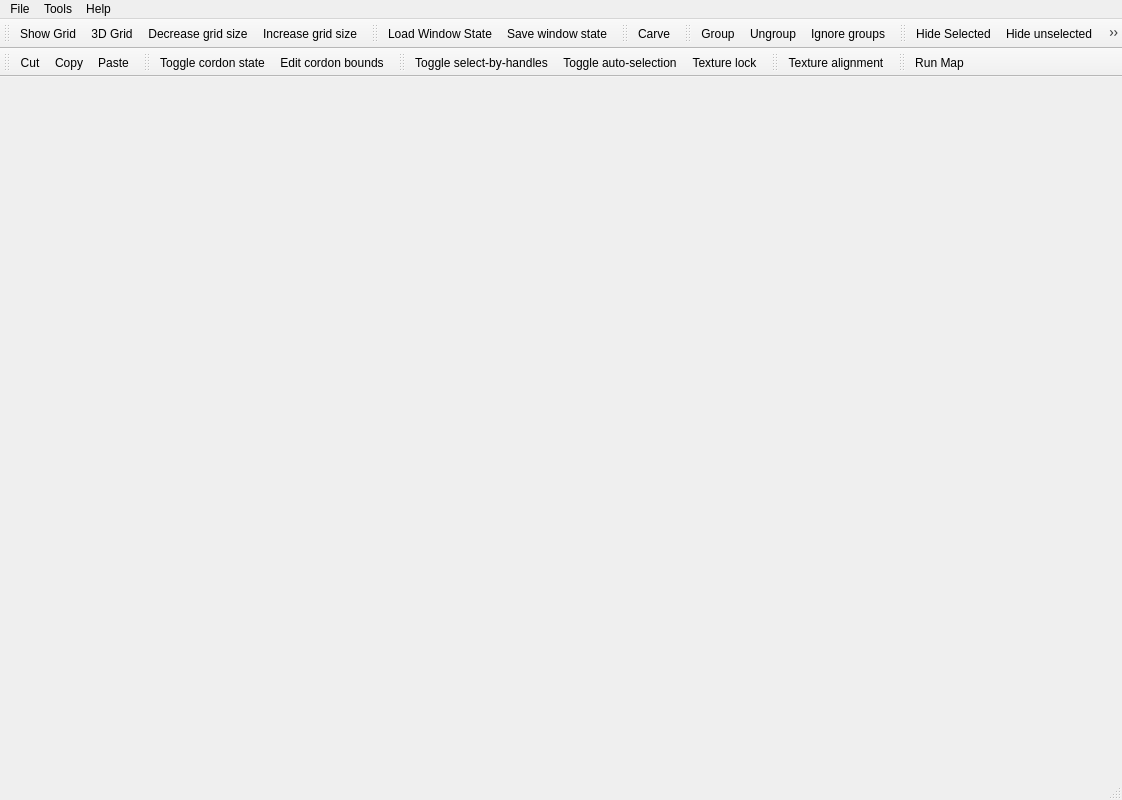
<?xml version="1.0" encoding="UTF-8"?>
<ui version="4.0">
 <class>MainWindow</class>
 <widget class="QMainWindow" name="MainWindow">
  <property name="geometry">
   <rect>
    <x>0</x>
    <y>0</y>
    <width>1122</width>
    <height>800</height>
   </rect>
  </property>
  <property name="windowTitle">
   <string>Chisel</string>
  </property>
  <widget class="QWidget" name="centralwidget"/>
  <widget class="QMenuBar" name="menubar">
   <property name="geometry">
    <rect>
     <x>0</x>
     <y>0</y>
     <width>1122</width>
     <height>21</height>
    </rect>
   </property>
   <widget class="QMenu" name="menuFile">
    <property name="title">
     <string>File</string>
    </property>
    <addaction name="ActionNew"/>
   </widget>
   <widget class="QMenu" name="menuTools">
    <property name="title">
     <string>Tools</string>
    </property>
    <addaction name="ActionOptions"/>
   </widget>
   <widget class="QMenu" name="menuHelp">
    <property name="title">
     <string>Help</string>
    </property>
    <addaction name="ActionAbout"/>
    <addaction name="ActionAboutQt"/>
   </widget>
   <addaction name="menuFile"/>
   <addaction name="menuTools"/>
   <addaction name="menuHelp"/>
  </widget>
  <widget class="QStatusBar" name="statusbar"/>
  <widget class="QToolBar" name="ToolBar">
   <property name="windowTitle">
    <string>toolBar</string>
   </property>
   <attribute name="toolBarArea">
    <enum>TopToolBarArea</enum>
   </attribute>
   <attribute name="toolBarBreak">
    <bool>false</bool>
   </attribute>
   <addaction name="ActionShowGrid"/>
   <addaction name="Action3DGrid"/>
   <addaction name="ActionDecreaseGridSize"/>
   <addaction name="ActionIncreaseGridSize"/>
  </widget>
  <widget class="QToolBar" name="toolBar">
   <property name="windowTitle">
    <string>toolBar</string>
   </property>
   <attribute name="toolBarArea">
    <enum>TopToolBarArea</enum>
   </attribute>
   <attribute name="toolBarBreak">
    <bool>false</bool>
   </attribute>
   <addaction name="ActionLoadWindowState"/>
   <addaction name="ActionSaveWindowState"/>
  </widget>
  <widget class="QToolBar" name="toolBar_2">
   <property name="windowTitle">
    <string>toolBar_2</string>
   </property>
   <attribute name="toolBarArea">
    <enum>TopToolBarArea</enum>
   </attribute>
   <attribute name="toolBarBreak">
    <bool>false</bool>
   </attribute>
   <addaction name="ActionCarve"/>
  </widget>
  <widget class="QToolBar" name="toolBar_3">
   <property name="windowTitle">
    <string>toolBar_3</string>
   </property>
   <attribute name="toolBarArea">
    <enum>TopToolBarArea</enum>
   </attribute>
   <attribute name="toolBarBreak">
    <bool>false</bool>
   </attribute>
   <addaction name="ActionGroup"/>
   <addaction name="ActionUngroup"/>
   <addaction name="ActionIgnoreGroups"/>
  </widget>
  <widget class="QToolBar" name="toolBar_4">
   <property name="windowTitle">
    <string>toolBar_4</string>
   </property>
   <attribute name="toolBarArea">
    <enum>TopToolBarArea</enum>
   </attribute>
   <attribute name="toolBarBreak">
    <bool>false</bool>
   </attribute>
   <addaction name="ActionHideSelected"/>
   <addaction name="ActionHideUnselected"/>
   <addaction name="ActionShowAllVisgroups"/>
  </widget>
  <widget class="QToolBar" name="toolBar_5">
   <property name="windowTitle">
    <string>toolBar_5</string>
   </property>
   <attribute name="toolBarArea">
    <enum>TopToolBarArea</enum>
   </attribute>
   <attribute name="toolBarBreak">
    <bool>true</bool>
   </attribute>
   <addaction name="ActionCut"/>
   <addaction name="ActionCopy"/>
   <addaction name="ActionPaste"/>
  </widget>
  <widget class="QToolBar" name="toolBar_6">
   <property name="windowTitle">
    <string>toolBar_6</string>
   </property>
   <attribute name="toolBarArea">
    <enum>TopToolBarArea</enum>
   </attribute>
   <attribute name="toolBarBreak">
    <bool>false</bool>
   </attribute>
   <addaction name="ActionToggleCordonState"/>
   <addaction name="actionEditCordonBounds"/>
  </widget>
  <widget class="QToolBar" name="toolBar_7">
   <property name="windowTitle">
    <string>toolBar_7</string>
   </property>
   <attribute name="toolBarArea">
    <enum>TopToolBarArea</enum>
   </attribute>
   <attribute name="toolBarBreak">
    <bool>false</bool>
   </attribute>
   <addaction name="ActionToggleSelectByHandles"/>
   <addaction name="actionToggleAutoSelection"/>
   <addaction name="ActionTextureLock"/>
  </widget>
  <widget class="QToolBar" name="toolBar_8">
   <property name="windowTitle">
    <string>toolBar_8</string>
   </property>
   <attribute name="toolBarArea">
    <enum>TopToolBarArea</enum>
   </attribute>
   <attribute name="toolBarBreak">
    <bool>false</bool>
   </attribute>
   <addaction name="ActionTextureAlignment"/>
  </widget>
  <widget class="QToolBar" name="toolBar_9">
   <property name="windowTitle">
    <string>toolBar_9</string>
   </property>
   <attribute name="toolBarArea">
    <enum>TopToolBarArea</enum>
   </attribute>
   <attribute name="toolBarBreak">
    <bool>false</bool>
   </attribute>
   <addaction name="ActionRunMap"/>
  </widget>
  <action name="ActionOptions">
   <property name="text">
    <string>Options...</string>
   </property>
  </action>
  <action name="ActionShowGrid">
   <property name="checkable">
    <bool>true</bool>
   </property>
   <property name="text">
    <string>Show Grid</string>
   </property>
  </action>
  <action name="Action3DGrid">
   <property name="checkable">
    <bool>true</bool>
   </property>
   <property name="text">
    <string>3D Grid</string>
   </property>
  </action>
  <action name="ActionDecreaseGridSize">
   <property name="text">
    <string>Decrease grid size</string>
   </property>
  </action>
  <action name="ActionIncreaseGridSize">
   <property name="text">
    <string>Increase grid size</string>
   </property>
  </action>
  <action name="ActionLoadWindowState">
   <property name="text">
    <string>Load Window State</string>
   </property>
  </action>
  <action name="ActionSaveWindowState">
   <property name="text">
    <string>Save window state</string>
   </property>
  </action>
  <action name="ActionCarve">
   <property name="text">
    <string>Carve</string>
   </property>
  </action>
  <action name="ActionGroup">
   <property name="text">
    <string>Group</string>
   </property>
  </action>
  <action name="ActionUngroup">
   <property name="text">
    <string>Ungroup</string>
   </property>
  </action>
  <action name="ActionIgnoreGroups">
   <property name="checkable">
    <bool>true</bool>
   </property>
   <property name="text">
    <string>Ignore groups</string>
   </property>
  </action>
  <action name="ActionHideSelected">
   <property name="text">
    <string>Hide Selected</string>
   </property>
  </action>
  <action name="ActionHideUnselected">
   <property name="text">
    <string>Hide unselected</string>
   </property>
  </action>
  <action name="ActionShowAllVisgroups">
   <property name="text">
    <string>Show all visgroups</string>
   </property>
  </action>
  <action name="ActionCut">
   <property name="text">
    <string>Cut</string>
   </property>
  </action>
  <action name="ActionCopy">
   <property name="text">
    <string>Copy</string>
   </property>
  </action>
  <action name="ActionPaste">
   <property name="text">
    <string>Paste</string>
   </property>
  </action>
  <action name="ActionToggleCordonState">
   <property name="checkable">
    <bool>true</bool>
   </property>
   <property name="text">
    <string>Toggle cordon state</string>
   </property>
  </action>
  <action name="actionEditCordonBounds">
   <property name="checkable">
    <bool>true</bool>
   </property>
   <property name="text">
    <string>Edit cordon bounds</string>
   </property>
  </action>
  <action name="ActionToggleSelectByHandles">
   <property name="checkable">
    <bool>true</bool>
   </property>
   <property name="text">
    <string>Toggle select-by-handles</string>
   </property>
  </action>
  <action name="actionToggleAutoSelection">
   <property name="checkable">
    <bool>true</bool>
   </property>
   <property name="text">
    <string>Toggle auto-selection</string>
   </property>
  </action>
  <action name="ActionTextureLock">
   <property name="checkable">
    <bool>true</bool>
   </property>
   <property name="text">
    <string>Texture lock</string>
   </property>
  </action>
  <action name="ActionTextureAlignment">
   <property name="checkable">
    <bool>true</bool>
   </property>
   <property name="text">
    <string>Texture alignment</string>
   </property>
  </action>
  <action name="ActionRunMap">
   <property name="checkable">
    <bool>true</bool>
   </property>
   <property name="text">
    <string>Run Map</string>
   </property>
   <property name="shortcut">
    <string>F9</string>
   </property>
  </action>
  <action name="ActionAbout">
   <property name="text">
    <string>About...</string>
   </property>
  </action>
  <action name="ActionAboutQt">
   <property name="text">
    <string>About Qt...</string>
   </property>
  </action>
  <action name="ActionNew">
   <property name="text">
    <string>New</string>
   </property>
   <property name="shortcut">
    <string>Ctrl+N</string>
   </property>
  </action>
 </widget>
 <resources/>
 <connections/>
</ui>
